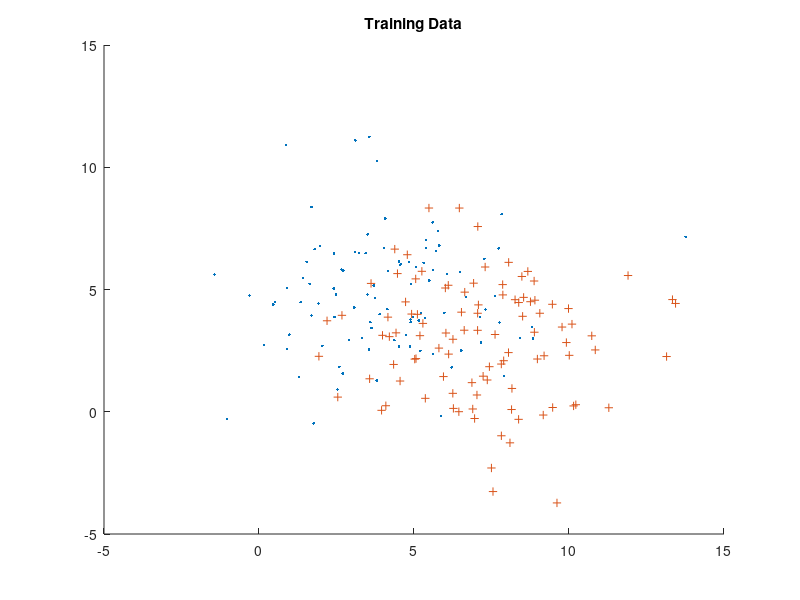

This figure's MATLAB source: (Note: this script raises an error after producing the figure.)
clc; clear all;

x = mvnrnd([4 5], [5 5], 100); %OG data
y = mvnrnd([7 3], [5 5], 100);

figure;
hold on
plot(x(:,1),x(:,2),'.'); %plot
plot(y(:,1),y(:,2),'+');
title('Training Data');
hold off

z = vertcat(x,y);
Y = [ones(100,1);-ones(100,1)];


vsvmmodel = fitcsvm(z,Y,'Standardize',true,'KernelFunction','RBF','KernelScale','auto');

prediction = predict(vsvmmodel,z);
c1 = [];
c2 = [];
for i = 1:length(z)
    if(prediction(i) > 0)
        c1 = [c1;z(i,1) z(i,2)];
    else
        c2 = [c2;z(i,1) z(i,2)];
    end
end

figure;
hold on
plot(c1(:,1),c1(:,2),'.'); %plot
plot(c2(:,1),c2(:,2),'+');
title('Testing with VSVM, RBF Kernel');
hold off

CVSVMModel = crossval(vsvmmodel);
classLoss = kfoldLoss(CVSVMModel);
fprintf("K-fold loss: " + classLoss);




